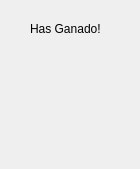
<?xml version="1.0" encoding="UTF-8"?>
<ui version="4.0">
 <class>PaulaWin</class>
 <widget class="QDialog" name="PaulaWin">
  <property name="geometry">
   <rect>
    <x>0</x>
    <y>0</y>
    <width>140</width>
    <height>169</height>
   </rect>
  </property>
  <property name="windowTitle">
   <string>Dialog</string>
  </property>
  <widget class="QLabel" name="label">
   <property name="geometry">
    <rect>
     <x>30</x>
     <y>20</y>
     <width>91</width>
     <height>17</height>
    </rect>
   </property>
   <property name="text">
    <string>Has Ganado!</string>
   </property>
  </widget>
  <widget class="QLabel" name="label_2">
   <property name="geometry">
    <rect>
     <x>50</x>
     <y>50</y>
     <width>67</width>
     <height>91</height>
    </rect>
   </property>
   <property name="text">
    <string/>
   </property>
   <property name="pixmap">
    <pixmap resource="Sprites/resource.qrc">:/Paula2.gif</pixmap>
   </property>
  </widget>
 </widget>
 <resources>
  <include location="Sprites/resource.qrc"/>
 </resources>
 <connections/>
</ui>
